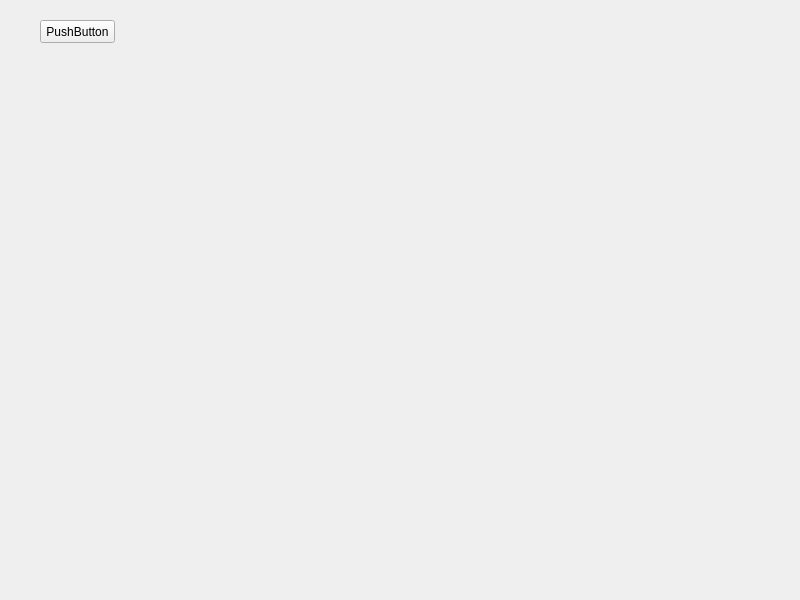
<?xml version="1.0" encoding="UTF-8"?>
<ui version="4.0">
 <class>Widget</class>
 <widget class="QWidget" name="Widget">
  <property name="geometry">
   <rect>
    <x>0</x>
    <y>0</y>
    <width>800</width>
    <height>600</height>
   </rect>
  </property>
  <property name="windowTitle">
   <string>Widget</string>
  </property>
  <widget class="QPushButton" name="pushButton">
   <property name="geometry">
    <rect>
     <x>40</x>
     <y>20</y>
     <width>75</width>
     <height>23</height>
    </rect>
   </property>
   <property name="text">
    <string>PushButton</string>
   </property>
  </widget>
 </widget>
 <layoutdefault spacing="6" margin="11"/>
 <resources/>
 <connections/>
</ui>
